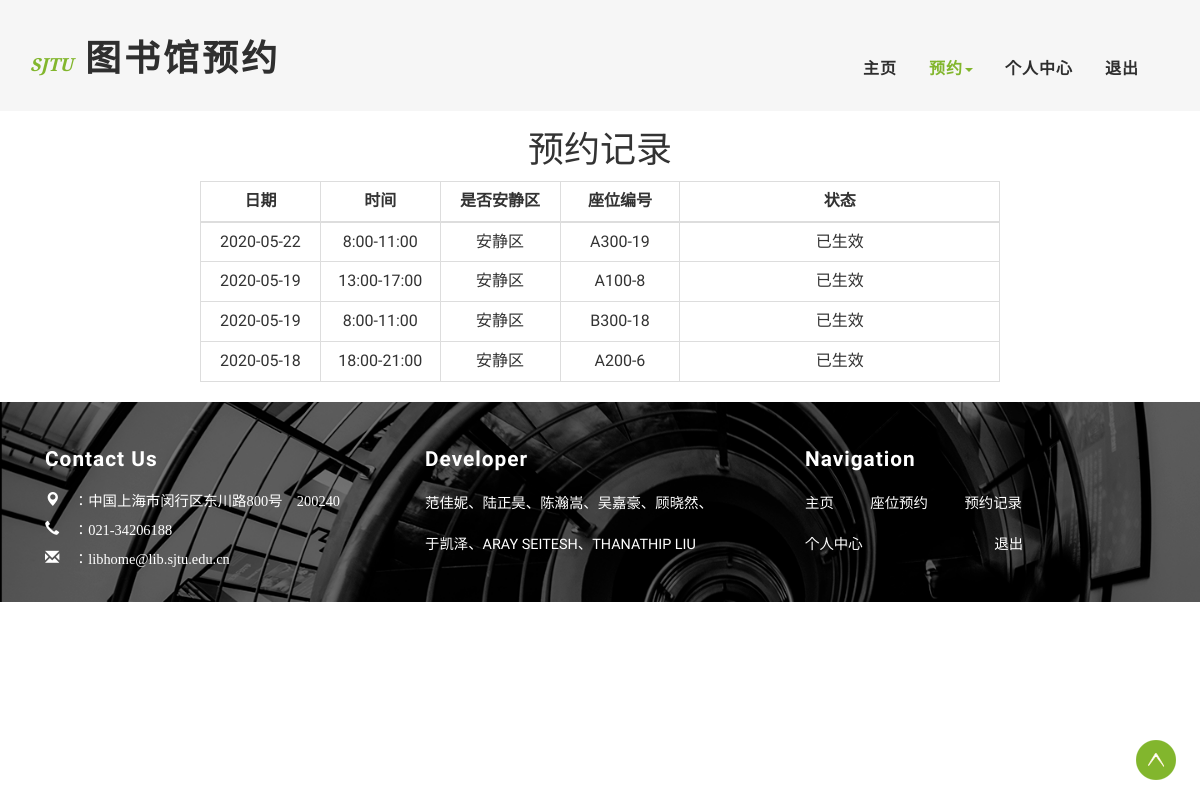
Before: /book/book_record/ (signed in) with the older database file.
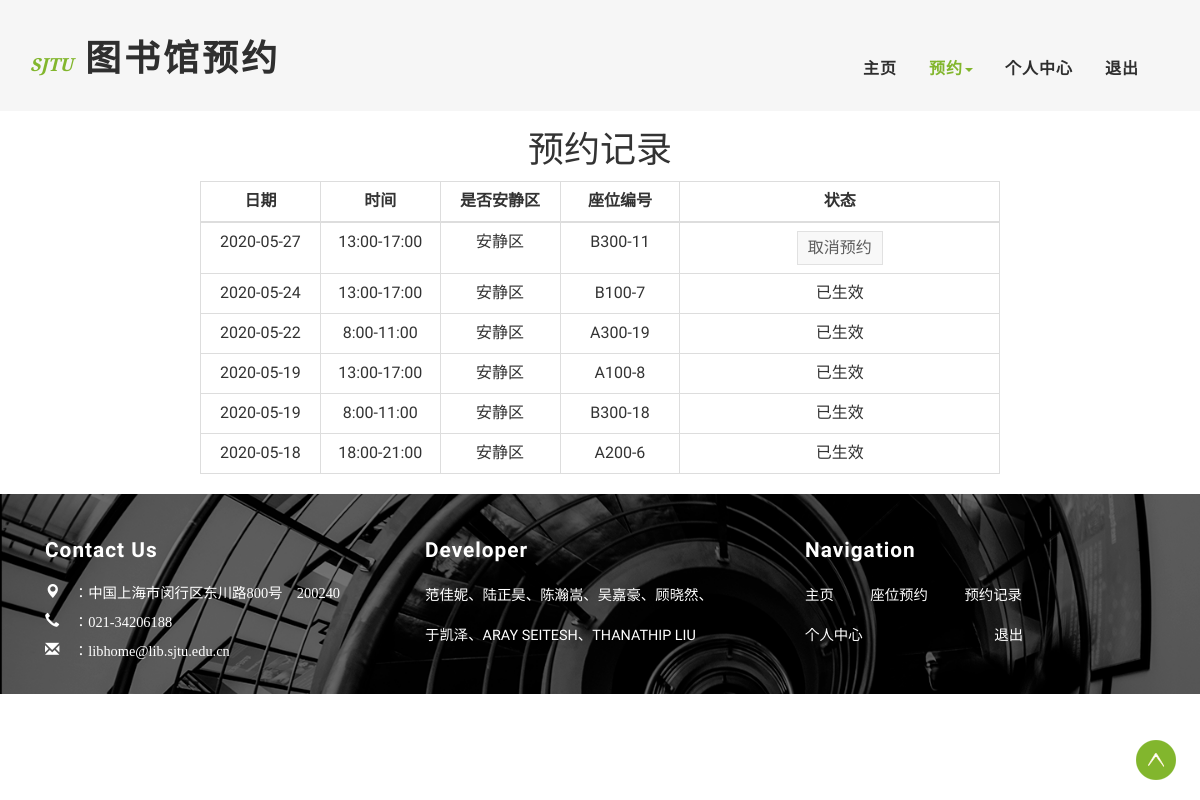
After: the same page with the newer database file.
### Book_App/models.py (models this page shows)
class Reservation(models.Model):
    account = models.ForeignKey(UserProf, on_delete=models.CASCADE)  # 与用户关联
    seat = models.ForeignKey(Seat, on_delete=models.CASCADE)  # 与座位关联
    is_delete = models.BooleanField(default=True)  # 当前预约/预约记录
    date = models.CharField(max_length=20)  # 预约时间点(年-月-日）
    time_choice = (  # 可选择时间点
        (1, "8:00-11:00"),
        (2, "13:00-17:00"),
        (3, "18:00-21:00"),
    )
    time_id = models.IntegerField(choices=time_choice)  # 1、2、3
    class Meta:
        db_table = 'reservation'
        unique_together = (
            ("account", "seat", "time_id", "date"),  # 这三个字段联合唯一，防止重复预订
        )

class Seat(models.Model):
    is_quiet_area = models.BooleanField(default=True)  # 安静区/非安静区
    floor = models.IntegerField(default=1)  # 楼层，5层
    area = models.CharField(max_length=1, null=True)  # 阅览区，A区、B区、C区
    table_type = models.IntegerField(default=4)  # 桌子类型，1人桌、2人桌、4人桌
    has_power = models.BooleanField(default=False)  # 默认无电源插座
    table_position_noisy = models.CharField(max_length=20, null=True)  # 桌子位置 格式：floor-桌号
    table_position_quiet = models.CharField(max_length=20, null=True)  # 桌子位置 格式：A100-桌号
    class Meta:
        db_table = 'seat'

### Book_App/views.py (the view)
# urls.py: path('book_record/', views.book_record, name='book_record'),
def book_record(request):
    try:
        user_id = request.session.get('user_id') * 1
    except Exception:
        return redirect(reverse('account:user_login'))
    user_id = request.session.get('user_id')
    userprof = UserProf.objects.get(user_id=user_id)
    judge_is_delete(userprof)
    reservation_records = Reservation.objects.filter(account=userprof)
    reservation_records = reservation_records.order_by('-date', '-time_id')
    records_not_delete = []
    records_is_delete = []
    for reservation_record in reservation_records:
        re_record = Re_Record()
        re_record.day = reservation_record.date
        re_record.id = reservation_record.id
        if reservation_record.time_id == 1:
            re_record.time_choice = '8:00-11:00'
        if reservation_record.time_id == 2:
            re_record.time_choice = '13:00-17:00'
        if reservation_record.time_id == 3:
            re_record.time_choice = '18:00-21:00'
        seat = reservation_record.seat
        if seat.is_quiet_area:
            re_record.is_quiet = '安静区'
            re_record.seat_id = seat.table_position_quiet
        else:
            re_record.is_quiet = '非安静区'
            re_record.seat_id = seat.table_position_noisy
        if not reservation_record.is_delete:
            records_not_delete.append(re_record)
        else:
            records_is_delete.append(re_record)
    data = {
        'records_not_delete': records_not_delete,
        'records_is_delete': records_is_delete,
    }
    return render(request, 'main/book_record.html', context=data)

### templates/main/book_record.html (shortened to what this page needs)
{% extends 'base_main.html' %}
{% load static %}
{% block ext_css %}
    <link rel="stylesheet" href="../../static/main/css/book_record.css">
{% endblock %}
{% block header %}
    <div class="banner">
        <div class="header">
            <div class="container">
                <div class="header-left">
                    <div class="w3layouts-logo">
                        <h1>
                            <a href="{% url 'center:homepage' %}"><span>SJTU</span> 图书馆预约 </a>
                        </h1>
                    </div>
                </div>
                <div class="header-right">
                    <div class="w3-header-bottom">
                        <div class="top-nav">
                            <nav class="navbar navbar-default">
                                <div class="collapse navbar-collapse" id="bs-example-navbar-collapse-1">
                                    <ul class="nav navbar-nav">
                                        <li><a href="{% url 'center:homepage' %}">主页</a></li>
                                        <li class=""><a class="active" href="#"
                                                        class="dropdown-toggle hvr-bounce-to-bottom"
                                                        data-toggle="dropdown" role="button" aria-haspopup="true"
                                                        aria-expanded="false">预约<span class="caret"></span></a>
                                        </li>
                                        <li><a href={% url 'center:personal_center' %}>个人中心</a></li>
                                        <li><a href={% url 'account:logout' %}>退出</a></li>
                                    </ul>
                                    <div class="clearfix"></div>
                                </div>
                            </nav>
                        </div>
                        <div class="clearfix"></div>
                    </div>
                </div>
                <div class="clearfix"></div>
            </div>
        </div>
    </div>
{% endblock %}
{% block content %}
    <div class="text-center"><h1>预约记录</h1></div>
    <div class="text-center">
        <table class="table table-bordered" align="center" style="max-width: 800px;">
            <thead>
            <th width="15%" style="text-align:center">日期</th>
            <th width="15%" style="text-align:center">时间</th>
            <th width="15%" style="text-align:center">是否安静区</th>
            <th width="15%" style="text-align:center">座位编号</th>
            <th wdith="15%" style="text-align:center">状态</th>
            </thead>
            <tbody>
            {% for record in records_not_delete %}
                <tr>
                    <td><span>{{ record.day }}</span></td>
                    <td><span>{{ record.time_choice }}</span></td>
                    <td><span>{{ record.is_quiet }}</span></td>
                    <td><span>{{ record.seat_id }}</span></td>
                    <td>
                        <a class="CancelBooking"><button class="button-default link">取消预约</button></a>
                    </td>
                </tr>
            {% endfor %}
            {% for record in records_is_delete %}
                <tr>
                    <td><span>{{ record.day }}</span></td>
                    <td><span>{{ record.time_choice }}</span></td>
                    <td><span>{{ record.is_quiet }}</span></td>
                    <td><span>{{ record.seat_id }}</span></td>
                    <td>已生效</td>
                </tr>
            {% endfor %}
            </tbody>
        </table>
    </div>
{% endblock %}

### templates/base_main.html (shortened to what this page needs)
{% extends 'base.html' %}
{% load static %}
{% block footer %}
    <div class="footer">
        <div class="container">
            <div class="agile-footer-grids">
                <br>
                <br>
                <div class="col-md-4 agile-footer-grid">
                    <h4 class="text-left" style="color:white">Contact Us</h4>
                    <p class="text-left" style="color:white">
                        <span class="glyphicon glyphicon-map-marker" aria-hidden="true">
                            ：中国上海市闵行区东川路800号 200240
                        </span>
                        <span class="glyphicon glyphicon-earphone" aria-hidden="true">
                            ：021-34206188
                        </span>
                        <span class="glyphicon glyphicon-envelope" aria-hidden="true">
                            ：libhome@lib.sjtu.edu.cn
                        </span>
                    </p>
                </div>
                <div class="col-md-4 agile-footer-grid">
                    <h4 class="text-left" style="color:white">Developer</h4>
                    <p class="text-left">
                        <p style="color:white">
                        范佳妮、陆正昊、陈瀚嵩、吴嘉豪、顾晓然、
                        <span>
                            于凯泽、ARAY SEITESH、THANATHIP LIU
                        </span>
                        </p>
                    </p>
                </div>
                <div class="col-md-4 agile-footer-grid">
                    <h4 class="text-left" style="color:white"> Navigation</h4>
                    <ul>
                        <p class="text-justify">
                        <a href="{% url 'center:homepage' %}" style="color:white">主页</a>
                        <nobr>&emsp;&emsp;</nobr>
                        <a href="{% url 'book:book_seat' %}" style="color:white">座位预约</a>
                        <nobr>&emsp;&emsp;</nobr>
                        <a href="{% url 'book:book_record' %}" style="color:white">预约记录</a>
                        <nobr>&emsp;&emsp;</nobr>
                        <span>
                        <a href="{% url 'center:personal_center' %}" style="color:white">个人中心</a>
                        <nobr>&emsp;&emsp;&emsp;&emsp;&emsp;&emsp;&emsp;&emsp;&nbsp;&nbsp;</nobr>
                        <a href="{% url 'account:logout' %}" style="color:white">退出</a>
                        </span>
                        </p>
                    </ul>
                </div>
                <br>
                <br>
                <br>
                <div class="clearfix"></div>
            </div>
        </div>
    </div>
    <a href="#" id="toTop" style="display: inline;">To Top</a>
{% endblock %}

### templates/base.html (shortened to what this page needs)
{% load static %}
<!DOCTYPE html>
<html lang="en">
<head>
    <link href="/static/css/bootstrap.css" rel="stylesheet" type="text/css" media="all"/>
    <link rel="stylesheet" href="/static/css/style.css" type="text/css" media="all">
    {% block ext_css %}
    {% endblock %}
</head>
<body>
{% block header %}
{% endblock %}
{% block content %}
{% endblock %}
{% block footer %}
{% endblock %}
</body>
</html>

### static/css/style.css (style rules this page uses)
body a { transition: 0.5s all; -webkit-transition: 0.5s all; -o-transition: 0.5s all; -moz-transition: 0.5s all; -ms-transition: 0.5s all; }
html, body { font-size: 100%; font-family: 'Roboto Condensed', sans-serif; }
body { background: #FFFFFF; }
.header { background: rgba(212, 212, 212, 0.21); padding: 1em 0; }
.header-left { float: left; }
.w3layouts-logo { margin: 1.5em 0 0 0; }
.w3layouts-logo h1 { margin: 0; }
.w3layouts-logo h1 a { color: #2f2f2f; font-size: 1em; text-decoration: none; font-weight: 900; font-family: 'Raleway', sans-serif; text-transform: uppercase; letter-spacing: 3px; }
.w3layouts-logo h1 a span { color: #82b62d; font-size: .5em; text-decoration: none; font-family: 'Crimson Text', serif; font-style: italic; font-weight: 600; text-transform: uppercase; letter-spacing: 0; }
.header-right { float: right; margin: 1.2em 0 0 0; }
.top-nav { padding: 1em 0; margin: .5em 0 0 0; float: left; }
.top-nav ul { padding: 0; margin: 0; }
.top-nav ul li { display: inline-block; margin: 0 1em; float: left; }
ul.nav.navbar-nav { float: right; }
.navbar-default { background: none; border: none; margin: 0; }
.navbar { min-height: 0; }
.top-nav ul li a { color: #2f2f2f !important; font-size: 1em; margin: 0; text-decoration: none; padding: 0; font-weight: 600; font-family: 'Roboto Condensed', sans-serif; letter-spacing: 1px; }
.top-nav ul li a.active { color: #82b62d !important; }
.footer { background-image: url("../image/footer.png"); background-repeat: no-repeat; background-size: cover; background-position: center; height: 200px; }
.agile-footer-grid h4 { color: #212121; font-size: 1.3em; font-weight: 600; margin: 0 0 1em 0; letter-spacing: 1px; }
.agile-footer-grid p { font-size: .9em; line-height: 1.8em; margin: 0; }
.agile-footer-grid p span { display: block; margin: 1em 0 0 0; }
.agile-footer-grid ul { padding: 0; margin: 0; }
#toTop { display: none; text-decoration: none; position: fixed; bottom: 20px; right: 2%; overflow: hidden; z-index: 999; width: 40px; height: 40px; border: none; text-indent: 100%; background: url(../image/arrow.png) no-repeat 0 0; }

### static/main/css/book_record.css (style rules this page uses)
.button-default { background-color: rgb(248, 248, 248); border: 1px solid rgba(204, 204, 204, 0.5); color: #5D5D5D; }
.link { padding: 5px 10px; cursor: pointer }

Changed rows visible on the page:
added Reservation: day "2020-05-27"
now on this page (row unchanged): Seat: seat_id "B300-11"
added Reservation: day "2020-05-24"
now on this page (row unchanged): Seat: seat_id "B100-7"
Other visible differences:
new list line: "13:00-17:00 安静区 取消预约"
new list line: "13:00-17:00 安静区 已生效"
